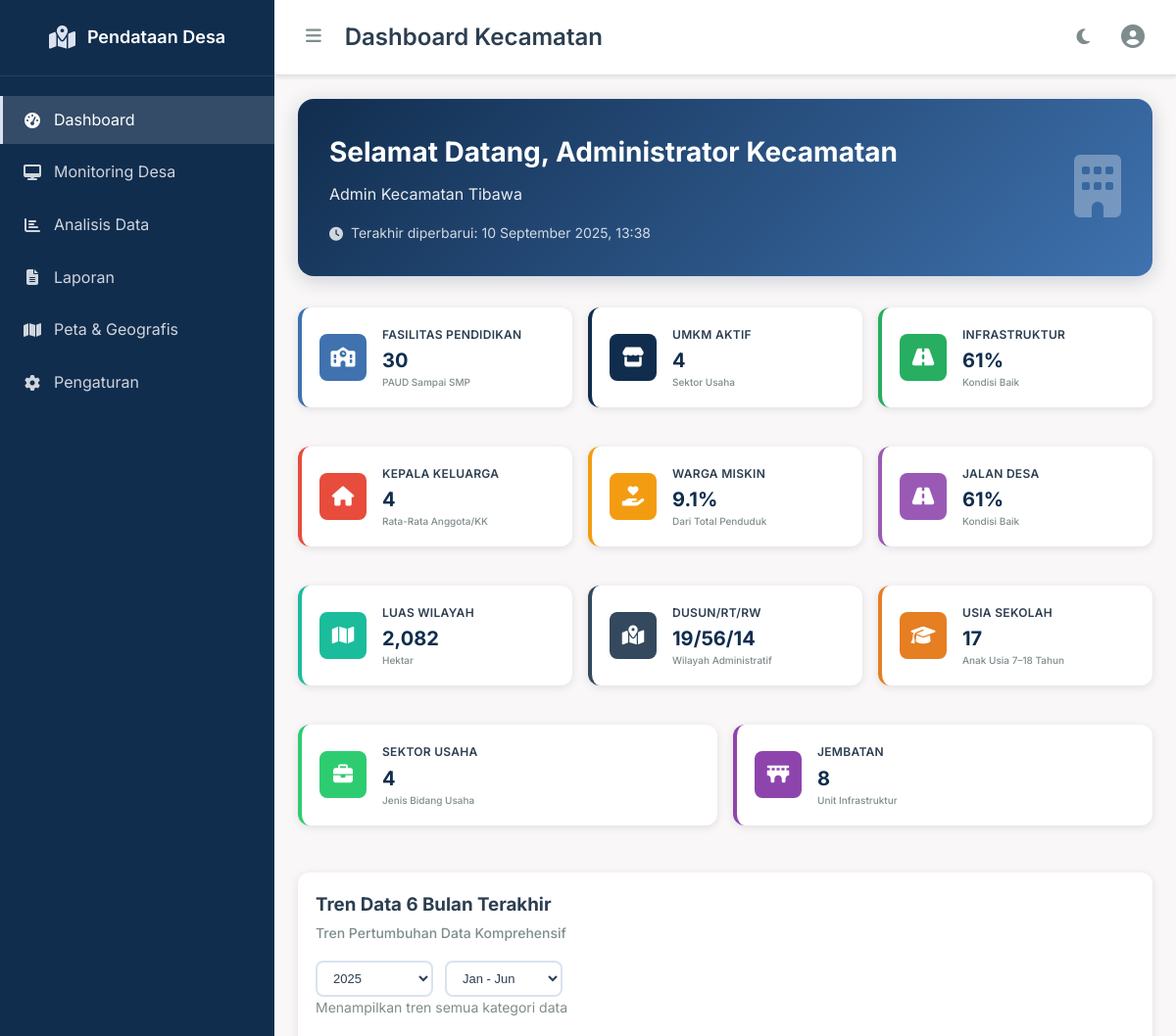
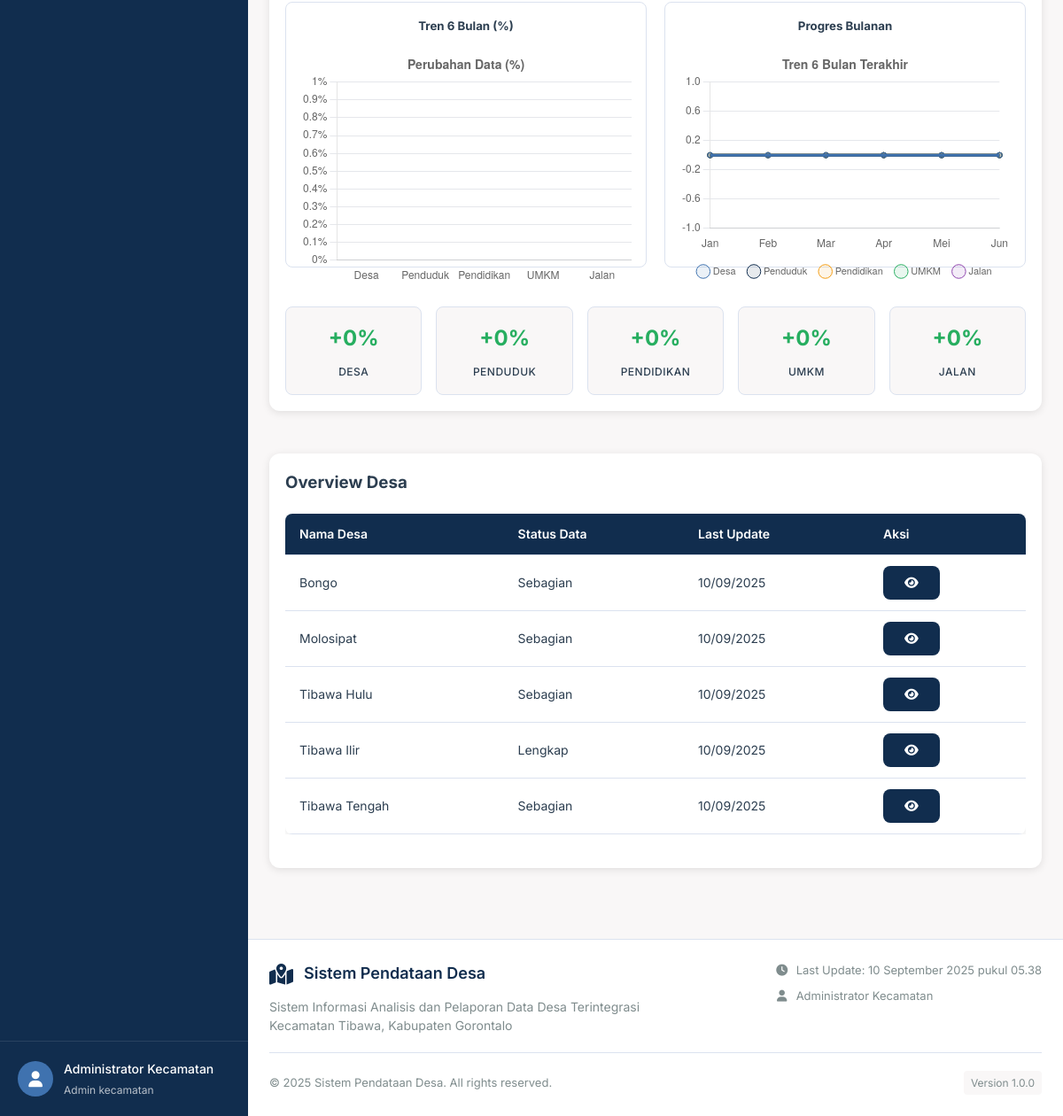
The page /pages/admin/dashboard/dashboard.php (signed in) on the database its author committed (2 pictures, top to bottom).
### tables this page shows
CREATE TABLE desa (
    id_desa INT PRIMARY KEY AUTO_INCREMENT,
    nama_desa VARCHAR(100) NOT NULL,
    nama_kecamatan VARCHAR(100) NOT NULL,
    nama_kabupaten VARCHAR(100) NOT NULL,
    nama_provinsi VARCHAR(100) NOT NULL,
    luas_wilayah DECIMAL(10,2),
    jumlah_dusun INT DEFAULT 0,
    jumlah_rt INT DEFAULT 0,
    jumlah_rw INT DEFAULT 0,
    koordinat_latitude DECIMAL(10,8),
    koordinat_longitude DECIMAL(11,8),
    peta_fisik VARCHAR(255),
    peta_administratif VARCHAR(255),
    created_at TIMESTAMP DEFAULT CURRENT_TIMESTAMP,
    updated_at TIMESTAMP DEFAULT CURRENT_TIMESTAMP ON UPDATE CURRENT_TIMESTAMP,
    UNIQUE KEY unique_desa_created (nama_desa, created_at)
);

### pages/admin/dashboard/dashboard.php (the view, shortened to what the rows shown need)
<?php
require_once __DIR__ . '/../../../database/queries.php';
$queries = new Queries();
$all_desa = $queries->getAllDesa();
$is_ajax = isset($_SERVER['HTTP_X_REQUESTED_WITH']) &&
    strtolower($_SERVER['HTTP_X_REQUESTED_WITH']) === 'xmlhttprequest';
?>
<div class="dashboard-admin-container">
    <div class="dashboard-admin-header">
        <div class="dashboard-admin-welcome-card">
            <div class="dashboard-admin-welcome-content">
                <h2>Selamat Datang, <?php echo $_SESSION['user_name']; ?></h2>
            </div>
        </div>
    </div>
    <div class="dashboard-admin-content">
                    <?php
                    $current_year = date('Y');
                    $selected_year = $current_year;
                    $selected_period = 'jan-jun';
                    if ($selected_period == 'jan-jun') {
                        $start_month = 1;
                        $end_month = 6;
                    } else {
                        $start_month = 7;
                        $end_month = 12;
                    }
                    function calculateTrend($table, $date_field, $year, $start_month, $end_month, $queries, $condition = '')
                    {
                        $query_total = "SELECT COUNT(*) as total FROM $table WHERE 1=1 $condition";
                        $stmt = $queries->db->prepare($query_total);
                        $stmt->execute();
                        $total_existing = $stmt->fetch(PDO::FETCH_ASSOC)['total'] ?? 0;
                        $query_period = "SELECT COUNT(*) as period_count FROM $table
                                       WHERE YEAR($date_field) = :year
                                       AND MONTH($date_field) BETWEEN :start_month AND :end_month
                                       $condition";
                        $stmt = $queries->db->prepare($query_period);
                        $stmt->bindParam(':year', $year);
                        $stmt->bindParam(':start_month', $start_month);
                        $stmt->bindParam(':end_month', $end_month);
                        $stmt->execute();
                        $period_count = $stmt->fetch(PDO::FETCH_ASSOC)['period_count'] ?? 0;
                        return round(($period_count / $total_existing) * 100, 1);
                    }
                    $trend_desa = calculateTrend('desa', 'created_at', $selected_year, $start_month, $end_month, $queries);
                    $trend_penduduk = calculateTrend('penduduk', 'created_at', $selected_year, $start_month, $end_month, $queries);
                    $trend_pendidikan = calculateTrend('fasilitas_pendidikan', 'created_at', $selected_year, $start_month, $end_month, $queries);
                    $trend_umkm = calculateTrend('umkm', 'created_at', $selected_year, $start_month, $end_month, $queries);
                    $trend_jalan = calculateTrend('infrastruktur_jalan', 'created_at', $selected_year, $start_month, $end_month, $queries);
                    $monthly_data = [];
                    for ($month = $start_month; $month <= $end_month; $month++) {
                        $monthly_data[$month] = [
                            'desa' => 0,
                            'penduduk' => 0,
                            'pendidikan' => 0,
                            'umkm' => 0,
                            'jalan' => 0
                        ];
                        $tables = ['desa', 'penduduk', 'fasilitas_pendidikan', 'umkm'];
                        $keys = ['desa', 'penduduk', 'pendidikan', 'umkm'];
                        for ($i = 0; $i < count($tables); $i++) {
                            $query = "SELECT COUNT(*) as count FROM {$tables[$i]}
                                     WHERE YEAR(created_at) = :year AND MONTH(created_at) = :month";
                            $stmt = $queries->db->prepare($query);
                            $stmt->bindParam(':year', $selected_year);
                            $stmt->bindParam(':month', $month);
                            $stmt->execute();
                            $monthly_data[$month][$keys[$i]] = $stmt->fetch(PDO::FETCH_ASSOC)['count'] ?? 0;
                        }
                        $query = "SELECT COUNT(*) as count FROM infrastruktur_jalan
                                 WHERE YEAR(created_at) = :year AND MONTH(created_at) = :month";
                        $stmt = $queries->db->prepare($query);
                        $stmt->bindParam(':year', $selected_year);
                        $stmt->bindParam(':month', $month);
                        $stmt->execute();
                        $monthly_data[$month]['jalan'] = $stmt->fetch(PDO::FETCH_ASSOC)['count'] ?? 0;
                    }
                    ?>
                    <script>
                        // Pass PHP trend data to JavaScript - Always set these variables
                        window.trendData = {
                            desa: <?php echo $trend_desa; ?>,
                            penduduk: <?php echo $trend_penduduk; ?>,
                            pendidikan: <?php echo $trend_pendidikan; ?>,
                            umkm: <?php echo $trend_umkm; ?>,
                            jalan: <?php echo $trend_jalan; ?>
                        };
                        // Monthly data for line chart
                        window.monthlyData = <?php echo json_encode($monthly_data); ?>;
                        // Period info
                        window.selectedYear = <?php echo $selected_year; ?>;
                        window.selectedPeriod = '<?php echo $selected_period; ?>';
                        console.log('📊 DATA VARIABLES SET:');
                        console.log('- trendData:', window.trendData);
                        console.log('- monthlyData:', window.monthlyData);
                        // Ensure data is available and initialize dashboard
                        console.log('📊 Dashboard data set - trendData:', window.trendData);
                        console.log('📊 Dashboard data set - monthlyData:', window.monthlyData);
                        // Dashboard will auto-initialize when script loads
                        console.log('✅ Dashboard data ready for initialization');
                    </script>
        <div class="card">
            <div class="card-body">
                <div class="table-responsive">
                    <table class="table">
                        <thead>
                            <tr>
                                <th>Nama Desa</th>
                                <th>Status Data</th>
                                <th>Last Update</th>
                                <th>Aksi</th>
                            </tr>
                        </thead>
                        <tbody>
                            <?php if (empty($all_desa)): ?>
                                <tr>
                                    <td colspan="4" class="text-center py-4">
                                        <div class="no-data">
                                            <i class="fas fa-map-marked-alt fa-3x mb-3 text-muted"></i>
                                            <h5 class="text-muted">Tidak Ada Data</h5>
                                            <p class="text-muted">Belum ada data desa yang tersedia</p>
                                        </div>
                                    </td>
                                </tr>
                            <?php else: ?>
                                <?php foreach ($all_desa as $desa): ?>
                                    <?php
                                    $id_desa = $desa['id_desa'];
                                    $penduduk_count = $queries->db->prepare("SELECT COUNT(*) as total FROM penduduk WHERE id_desa = ?");
                                    $penduduk_count->execute([$id_desa]);
                                    $penduduk = $penduduk_count->fetch()['total'];
                                    $fasilitas_count = $queries->db->prepare("SELECT COUNT(*) as total FROM fasilitas_pendidikan WHERE id_desa = ?");
                                    $fasilitas_count->execute([$id_desa]);
                                    $fasilitas = $fasilitas_count->fetch()['total'];
                                    $umkm_count = $queries->db->prepare("SELECT COUNT(*) as total FROM umkm WHERE id_desa = ?");
                                    $umkm_count->execute([$id_desa]);
                                    $umkm = $umkm_count->fetch()['total'];
                                    $total_data = $penduduk + $fasilitas + $umkm;
                                    $status = $total_data > 20 ? 'Lengkap' : ($total_data > 10 ? 'Sebagian' : 'Minim');
                                    $badge_class = $total_data > 20 ? 'success' : ($total_data > 10 ? 'warning' : 'danger');
                                    ?>
                                    <tr>
                                        <td><?php echo $desa['nama_desa']; ?></td>
                                        <td><span class="badge badge-<?php echo $badge_class; ?>"><?php echo $status; ?></span>
                                        </td>
                                        <td><?php echo date('d/m/Y', strtotime($desa['created_at'])); ?></td>
                                        <td>
                                            <button class="btn btn-sm btn-primary"
                                                onclick="showDesaOverview(<?php echo $desa['id_desa']; ?>, '<?php echo $desa['nama_desa']; ?>')">
                                                <i class="fas fa-eye"></i>
                                            </button>
                                        </td>
                                    </tr>
                                <?php endforeach; ?>
                            <?php endif; ?>
                        </tbody>
                    </table>
                </div>
            </div>
        </div>
    </div>
</div>
<?php
if (!$is_ajax) {
    require_once __DIR__ . '/../../../layout/main.php';
}
?>

### rows shown on the page
desa: nama_desa "Bongo", status "Sebagian", created_at "10/09/2025"
desa: nama_desa "Molosipat", status "Sebagian", created_at "10/09/2025"
desa: nama_desa "Tibawa Hulu", status "Sebagian", created_at "10/09/2025"
desa: nama_desa "Tibawa Ilir", status "Lengkap", created_at "10/09/2025"
desa: nama_desa "Tibawa Tengah", status "Sebagian", created_at "10/09/2025"

### other values the page prints
$_SESSION['user_name'] "Administrator Kecamatan"
str_replace('_', ' ', $_SESSION['user_role']) "Admin kecamatan"
$page_title "Dashboard Kecamatan"
$total_fasilitas_pendidikan "30"
$jumlah_sektor_usaha "4"
$persentase_jalan_baik "61"
$rata_anggota_kk "4"
$persentase_miskin "9.1"
$total_luas_wilayah "2,082"
$total_dusun "19"
$total_rt "56"
$total_rw "14"
$total_anak_sekolah "17"
$total_jembatan "8"
$trend_desa "0"
